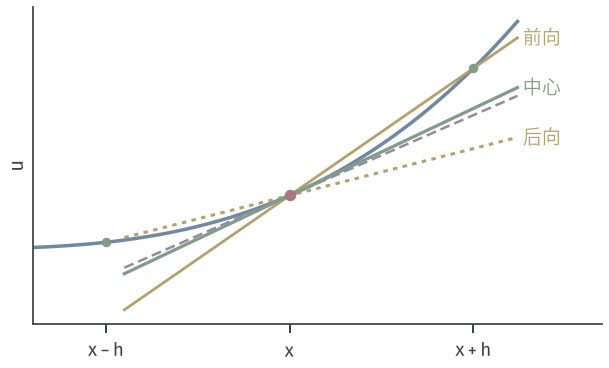

This chart was generated by the following Python code:
from pathlib import Path
import sys
HERE = Path(__file__).resolve().parent
sys.path.insert(0, str(HERE.parent/"pdenum-common"))
from pdenum_fig import *
# Secants at x0=1, h=0.5 on u=x^3 compared with the tangent.
u = lambda x: x**3; du = lambda x: 3*x**2
x0, h = 1., .5; X = np.linspace(.3, 1.62, 300)
fig, ax = figure(width_mm=86, height_mm=52)
ax.plot(X, u(X), color=BLUE, lw=1.4)
def line(s, c, ls='-', lw=1.1):
    t = np.array([.55, 1.62]); ax.plot(t, u(x0)+s*(t-x0), color=c, ls=ls, lw=lw)
fw = (u(x0+h)-u(x0))/h; bw = (u(x0)-u(x0-h))/h; ce = (u(x0+h)-u(x0-h))/(2*h)
line(du(x0), PURPLE, DASH, 1.0); line(fw, YELLOW); line(bw, YELLOW, DOT, 1.2); line(ce, GREEN, '-', 1.3)
ax.plot([x0-h, x0+h], [u(x0-h), u(x0+h)], 'o', ms=3.8, color=GREEN, mew=0, zorder=5)
ax.plot([x0], [u(x0)], 'o', ms=4.6, color=RED, mew=0, zorder=6)
lab(ax, 1.635, u(x0)+fw*.62, '前向', YELLOW, ha='left', va='center'); lab(ax, 1.635, u(x0)+bw*.62, '后向', YELLOW, ha='left', va='center'); lab(ax, 1.635, u(x0)+ce*.62, '中心', GREEN, ha='left', va='center')
ax.set_xlim(.3, 1.85); ax.set_xticks([x0-h, x0, x0+h]); ax.set_xticklabels(['$x-h$', '$x$', '$x+h$']); ax.set_yticks([])
ax.set_ylabel('$u$', labelpad=2)
save(fig, HERE, 'figure', {'x0': x0, 'h': h, 'tangent': float(du(x0)), 'forward': float(fw), 'backward': float(bw), 'central': float(ce)})
print(du(x0), fw, bw, ce)
